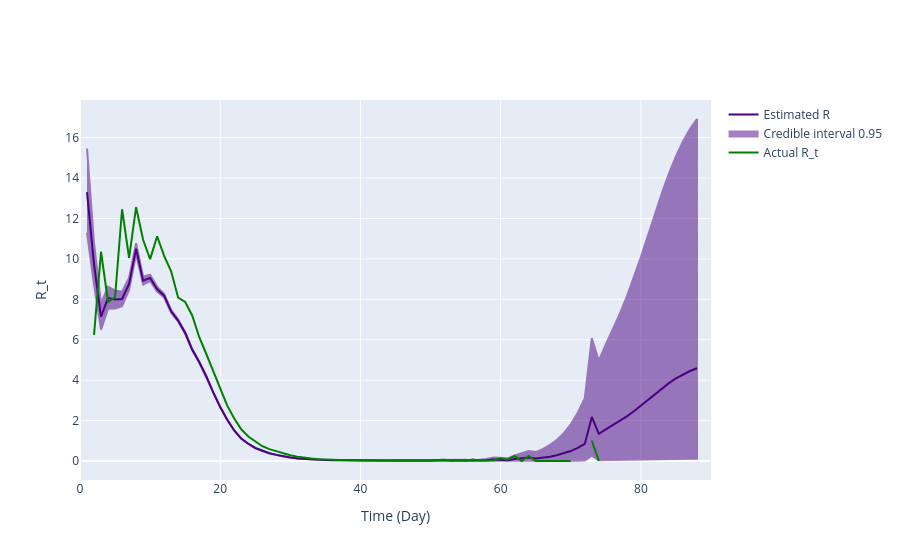

The code cell stored with this chart in its notebook:
### Code cell
# Use incidence data to predict R_t value
theta = incidences_true
starting_time_point = 0
end_time_point = len(theta)
# Define variables needed for calculating R_t
tau = 0
R_t_start = tau+1
a = 1
b = 1/5

ws_mean = 7
ws_var = 4**2
theta_num = ws_var / ws_mean
k = ws_mean / theta_num
w_dist = scipy.stats.gamma(k, scale=theta_num)
disc_w = w_dist.pdf(range(len(theta)))
serial_interval = disc_w
serial_interval = serial_interval[1:]

# serial_interval = serial_interval_emp

# Plot comparison between the true and predicted R_t
# Transform our incidence data into pandas dataframes
inc_data = pd.DataFrame(
    {
        'Time': np.arange(len(theta)-2),
        'Incidence Number': incidences_true[2:len(theta)]
    }
)

inference = branchpro.BranchProPosterior(
    inc_data=inc_data,
    daily_serial_interval=serial_interval,
    alpha=a,
    beta=b)

inference.run_inference(tau=tau)
intervals = inference.get_intervals(central_prob=.95)

# Transform our true incidence data into pandas dataframes
# inc_data_true = pd.DataFrame(
#     {
#         'Time': np.arange(len(theta)),
#         'Incidence Number': incidences_true[:len(theta)]
#     }
# )

# inference_true = branchpro.BranchProPosterior(
#     inc_data=inc_data_true,
#     daily_serial_interval=serial_interval,
#     alpha=a,
#     beta=1/b)

# inference_true.run_inference(tau=tau)
# intervals_true = inference_true.get_intervals(central_prob=.95)
# warm_up = 3
# pred = intervals['Mean'].to_numpy()
# rmse = np.sqrt(np.mean((pred[warm_up - 1:] - true_rt[warm_up:]) ** 2))
# print('RMSE', rmse)

fig = ReproductionNumberPlot()

# fig.add_interval_true_rt(intervals_true)  # Here I used a modified version of branchpro method to plot the true R_t
fig.add_interval_rt(intervals)
true_rt_plot = go.Scatter(
    y=true_rt[starting_time_point:end_time_point],
    x=list(range(starting_time_point, end_time_point)),
    mode='lines',
    name='Actual R_t',
    line_color='green'
)

fig.add_trace(true_rt_plot)

fig.update_labels(time_label='Time (Day)', r_label='R_t')

fig.show_figure()

### Figure 1 — Plotly figure (JSON) as saved in the notebook; plotly's stock layout.template omitted (floating-point values rounded to 4 significant figures; data arrays with more than 128 entries replaced by an {"elided": "..."} marker saying what was removed)
{"data": [{"line": {"color": "indigo"}, "mode": "lines", "name": "Estimated R", "type": "scatter", "x": [1, 2, 3, 4, 5, 6, 7, 8, 9, 10, 11, 12, 13, 14, 15, 16, 17, 18, 19, 20, 21, 22, 23, 24, 25, 26, 27, 28, 29, 30, 31, 32, 33, 34, 35, 36, 37, 38, 39, 40, 41, 42, 43, 44, 45, 46, 47, 48, 49, 50, 51, 52, 53, 54, 55, 56, 57, 58, 59, 60, 61, 62, 63, 64, 65, 66, 67, 68, 69, 70, 71, 72, 73, 74, 75, 76, 77, 78, 79, 80, 81, 82, 83, 84, 85, 86, 87, 88], "y": [13.31, 9.727, 7.138, 8.072, 7.987, 8.019, 8.765, 10.51, 8.925, 9.061, 8.502, 8.182, 7.406, 6.947, 6.338, 5.516, 4.902, 4.203, 3.396, 2.671, 2.037, 1.512, 1.108, 0.8519, 0.6445, 0.4979, 0.381, 0.3032, 0.2292, 0.1772, 0.128, 0.09983, 0.07445, 0.05948, 0.04679, 0.0416, 0.03497, 0.02866, 0.02351, 0.0266, 0.02925, 0.02244, 0.02453, 0.02315, 0.02556, 0.02569, 0.02508, 0.02578, 0.0187, 0.01563, 0.03253, 0.02205, 0.02694, 0.02441, 0.0332, 0.00753, 0.02052, 0.042, 0.07652, 0.05225, 0.0356, 0.0969, 0.1317, 0.1783, 0.1198, 0.1599, 0.2126, 0.2819, 0.373, 0.4923, 0.6468, 0.8442, 2.182, 1.345, 1.563, 1.767, 1.977, 2.207, 2.461, 2.735, 3.023, 3.313, 3.594, 3.855, 4.088, 4.288, 4.454, 4.588]}, {"fill": "toself", "fillcolor": "indigo", "line": {"color": "indigo"}, "mode": "lines", "name": "Credible interval 0.95", "opacity": 0.5, "type": "scatter", "x": {"elided": "176 int values"}, "y": {"elided": "176 float values"}}, {"line": {"color": "green"}, "mode": "lines", "name": "Actual R_t", "type": "scatter", "x": [0, 1, 2, 3, 4, 5, 6, 7, 8, 9, 10, 11, 12, 13, 14, 15, 16, 17, 18, 19, 20, 21, 22, 23, 24, 25, 26, 27, 28, 29, 30, 31, 32, 33, 34, 35, 36, 37, 38, 39, 40, 41, 42, 43, 44, 45, 46, 47, 48, 49, 50, 51, 52, 53, 54, 55, 56, 57, 58, 59, 60, 61, 62, 63, 64, 65, 66, 67, 68, 69, 70, 71, 72, 73, 74, 75, 76, 77, 78, 79, 80, 81, 82, 83, 84, 85, 86, 87, 88, 89, 90], "y": [10.74, null, 6.24, 10.36, 7.871, 8.105, 12.46, 10.05, 12.56, 10.95, 9.99, 11.12, 10.15, 9.388, 8.084, 7.87, 7.204, 6.136, 5.308, 4.424, 3.559, 2.741, 2.099, 1.569, 1.21, 0.9499, 0.7309, 0.5858, 0.4848, 0.3703, 0.289, 0.2162, 0.1552, 0.1206, 0.09111, 0.06399, 0.05761, 0.04811, 0.0359, 0.02706, 0.03038, 0.02744, 0.02893, 0.02581, 0.01893, 0.03051, 0.03, 0.02939, 0.02707, 0.03145, 0.01476, 0.05316, 0.05952, 0.01852, 0.0367, 0.01087, 0.07463, 0.02174, 0.03333, 0.03704, 0.1333, 0.0625, 0.25, 0, 0.25, 0, 0, 0, 0, 0, 0, null, null, 1, 0, null, null, null, null, null, null, null, 0, null, null, null, null, null, null, null, null]}], "layout": {"hovermode": "x unified", "xaxis": {"title": {"text": "Time (Day)"}}, "yaxis": {"title": {"text": "R_t"}}}}
